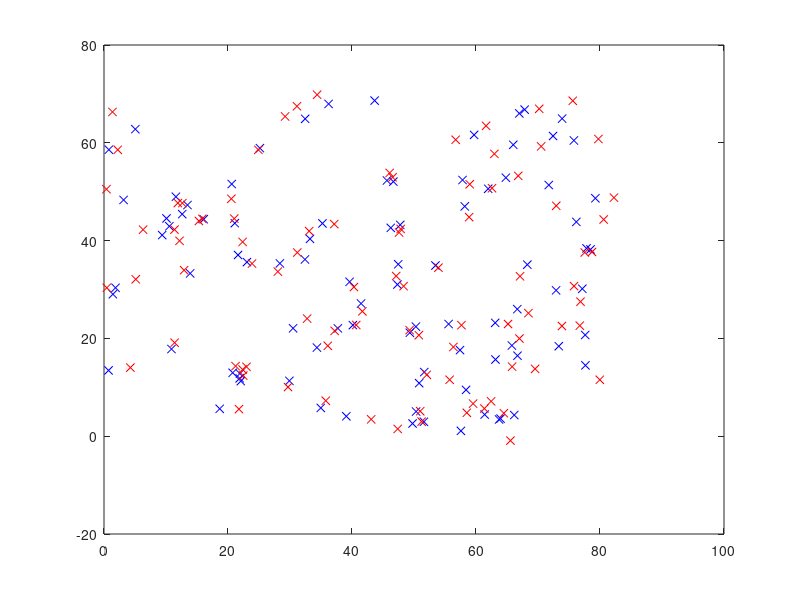

Source code (MATLAB):
clear all; close all;

axis([0, 80, 0, 70]);
robots = 90;

xy = zeros([robots, 4]);
xy_robot_pov = zeros([robots, 4]);
r = zeros([2, 1]);

sum = 0;

for i=1:90
    xy(i,1) = rand()*80;
    xy(i,2) = rand()*70;

    xy(i, 3) = atand(xy(i,1)/xy(i,2));
    xy(i, 4) = atand(xy(i,1)/(xy(i,2)-70));
    xy(i, 5) = atand((xy(i,1)-80)/(xy(i,2)-70));
    xy(i, 6) = atand((xy(i,1)-80)/xy(i,2));
    
    for j=3:6
        xy_robot_pov(i,j) = xy(i,j) + rand()*6 - 3;
    end

    A = [1, -tand(xy_robot_pov(i,3));
        1, -tand(xy_robot_pov(i,4));
        1, -tand(xy_robot_pov(i,5));
        1, -tand(xy_robot_pov(i,6))];

    b = [0-0*tand(xy_robot_pov(i,3));
        0-70*tand(xy_robot_pov(i,4));
        80-70*tand(xy_robot_pov(i,5));
        80-0*tand(xy_robot_pov(i,6))];

    r = inv(transpose(A)*A) * transpose(A) * b;
    xy_robot_pov(i,1) = r(1,1);
    xy_robot_pov(i,2) = r(2,1);

    d = sqrt((xy(i,1)-xy_robot_pov(i,1))^2 + (xy(i,2)-xy_robot_pov(i,2))^2);

    sum = d+sum;
end

err = sum / robots,

plot(xy(:,1), xy(:,2), 'bx');
hold on;
plot(xy_robot_pov(:,1), xy_robot_pov(:,2), 'rx');
